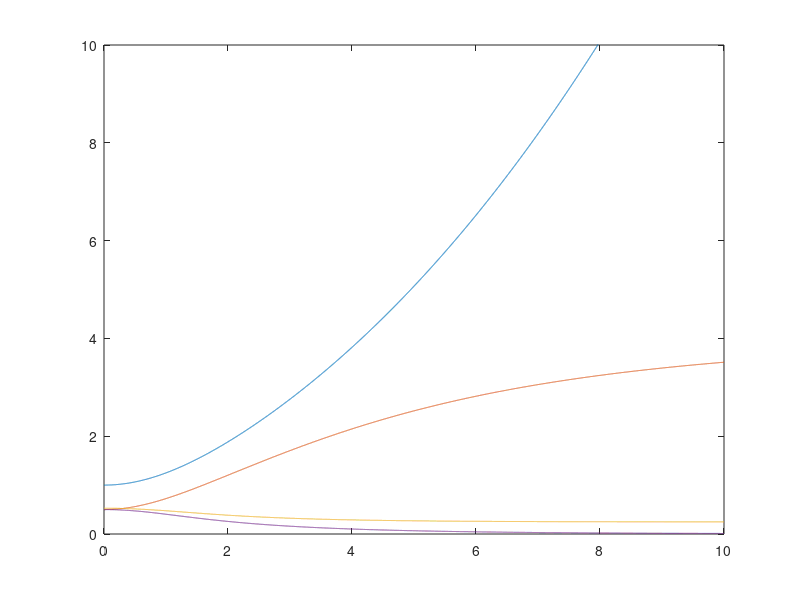

Write the MATLAB code that produced this figure.
#!/usr/bin/octave -q



a = 0;
b = 10;

x0 = [1;0.5;0.52721;0.5];

% Desired number of subintervals

n = 10000;

% Begin the solution process...

h = ( b - a ) / n;
t = a;
x = x0;

% T and X are arrays that will contain each t value and each x value
% computed.  They are not necessary for the final solution, but are used
% to produce a plot of the solution curve.

T = t;
X = x;
U = x(1);
V = x(2);
P = x(3);
Q = x(4);

% Enter the main loop.

for i = 1 : n

  u = x(1);
  v = x(2);
  p = x(3);
  q = x(4);


  x(1) = u + h * t * p;
  x(2) = v + h * t * q;
  x(3) = p + h * t * ((-2*v*p*q)/(1+v^2+u^2));
  x(4) = q + h * t * ((-2*u*p*q)/(1+v^2+u^2));

  % At this point x contains the value x(t+h) so we need to compute the
  % new t value.  This could be done with either t = t+h or the form below.
  % The from below is preferred to avoid accumulated roundoff error from
  % the repeated addition of h.

  t = a + i * h;

  % Now we can save the current values of t and x(t) for plotting.

  T = [ T, t ];
  X = [ X, x ];
  U = [ U, x(1) ];
  V = [ V, x(2) ];
  P = [ P, x(3) ];
  Q = [ Q, x(4) ];
    
end;

plot( T, X);
axis([0 10 0 10])